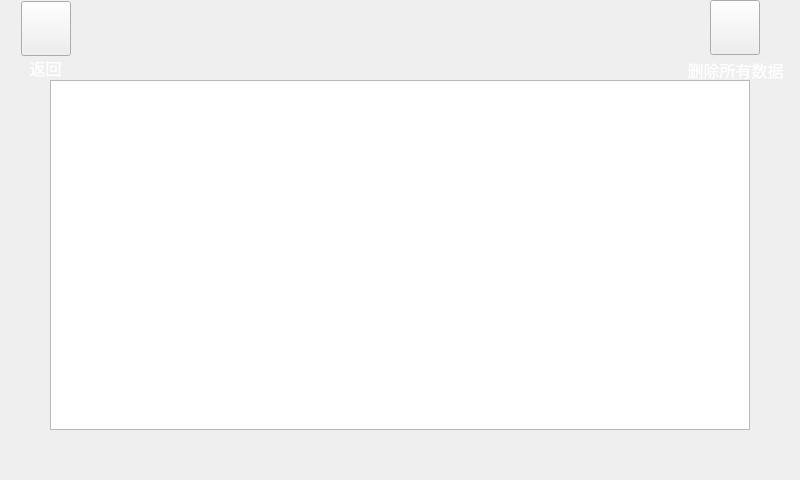
<?xml version="1.0" encoding="UTF-8"?>
<ui version="4.0">
 <class>cost</class>
 <widget class="QWidget" name="cost">
  <property name="geometry">
   <rect>
    <x>0</x>
    <y>0</y>
    <width>800</width>
    <height>480</height>
   </rect>
  </property>
  <property name="minimumSize">
   <size>
    <width>800</width>
    <height>480</height>
   </size>
  </property>
  <property name="maximumSize">
   <size>
    <width>800</width>
    <height>480</height>
   </size>
  </property>
  <property name="windowTitle">
   <string>Form</string>
  </property>
  <widget class="QPushButton" name="pushButton">
   <property name="geometry">
    <rect>
     <x>21</x>
     <y>1</y>
     <width>50</width>
     <height>55</height>
    </rect>
   </property>
   <property name="minimumSize">
    <size>
     <width>50</width>
     <height>55</height>
    </size>
   </property>
   <property name="maximumSize">
    <size>
     <width>50</width>
     <height>55</height>
    </size>
   </property>
   <property name="styleSheet">
    <string notr="true">border-image: url(:/icon/icon/back1.png);</string>
   </property>
   <property name="text">
    <string/>
   </property>
  </widget>
  <widget class="QTableView" name="tableView">
   <property name="geometry">
    <rect>
     <x>50</x>
     <y>80</y>
     <width>700</width>
     <height>350</height>
    </rect>
   </property>
  </widget>
  <widget class="QPushButton" name="deletc_pushButton">
   <property name="geometry">
    <rect>
     <x>710</x>
     <y>0</y>
     <width>50</width>
     <height>55</height>
    </rect>
   </property>
   <property name="minimumSize">
    <size>
     <width>50</width>
     <height>55</height>
    </size>
   </property>
   <property name="maximumSize">
    <size>
     <width>50</width>
     <height>55</height>
    </size>
   </property>
   <property name="styleSheet">
    <string notr="true">
border-image: url(:/icon/icon/cancle.png);</string>
   </property>
   <property name="text">
    <string/>
   </property>
  </widget>
  <widget class="QLabel" name="label">
   <property name="geometry">
    <rect>
     <x>20</x>
     <y>55</y>
     <width>51</width>
     <height>25</height>
    </rect>
   </property>
   <property name="font">
    <font>
     <pointsize>12</pointsize>
    </font>
   </property>
   <property name="styleSheet">
    <string notr="true">color: rgb(255, 255, 255);</string>
   </property>
   <property name="text">
    <string>返回</string>
   </property>
   <property name="alignment">
    <set>Qt::AlignCenter</set>
   </property>
  </widget>
  <widget class="QLabel" name="label_2">
   <property name="geometry">
    <rect>
     <x>670</x>
     <y>60</y>
     <width>131</width>
     <height>20</height>
    </rect>
   </property>
   <property name="font">
    <font>
     <pointsize>12</pointsize>
    </font>
   </property>
   <property name="styleSheet">
    <string notr="true">color: rgb(255, 255, 255);</string>
   </property>
   <property name="text">
    <string>删除所有数据</string>
   </property>
   <property name="alignment">
    <set>Qt::AlignCenter</set>
   </property>
  </widget>
 </widget>
 <resources/>
 <connections/>
</ui>
